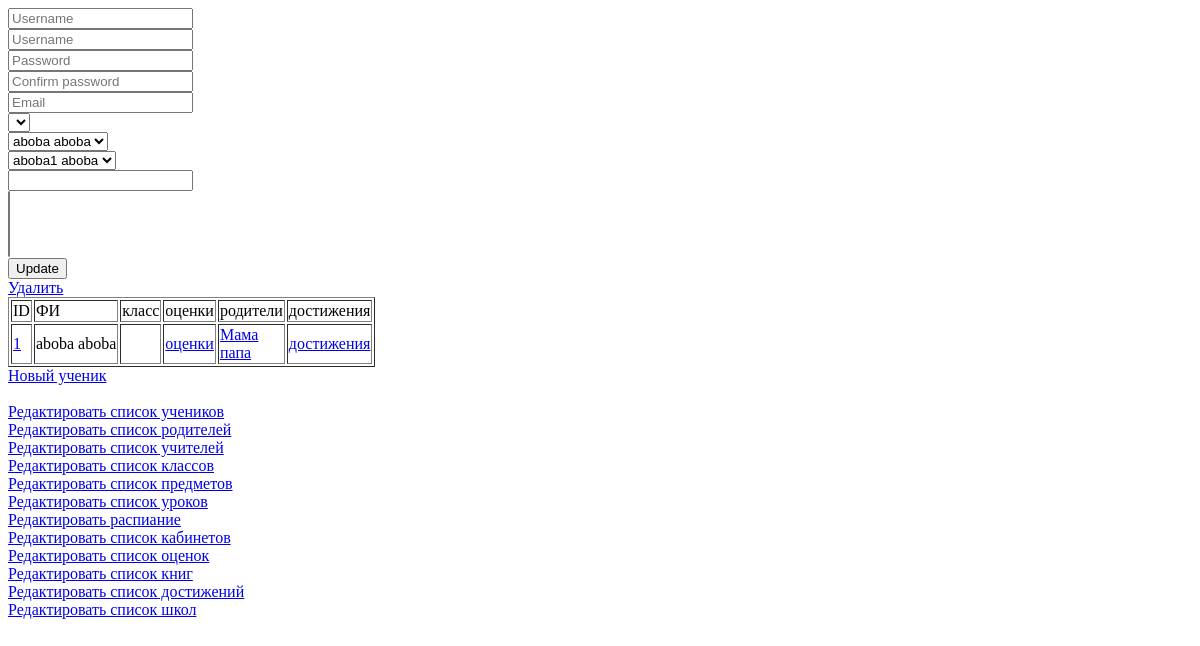
Page /admin_panel/students/1 (signed in) on the earlier database version.
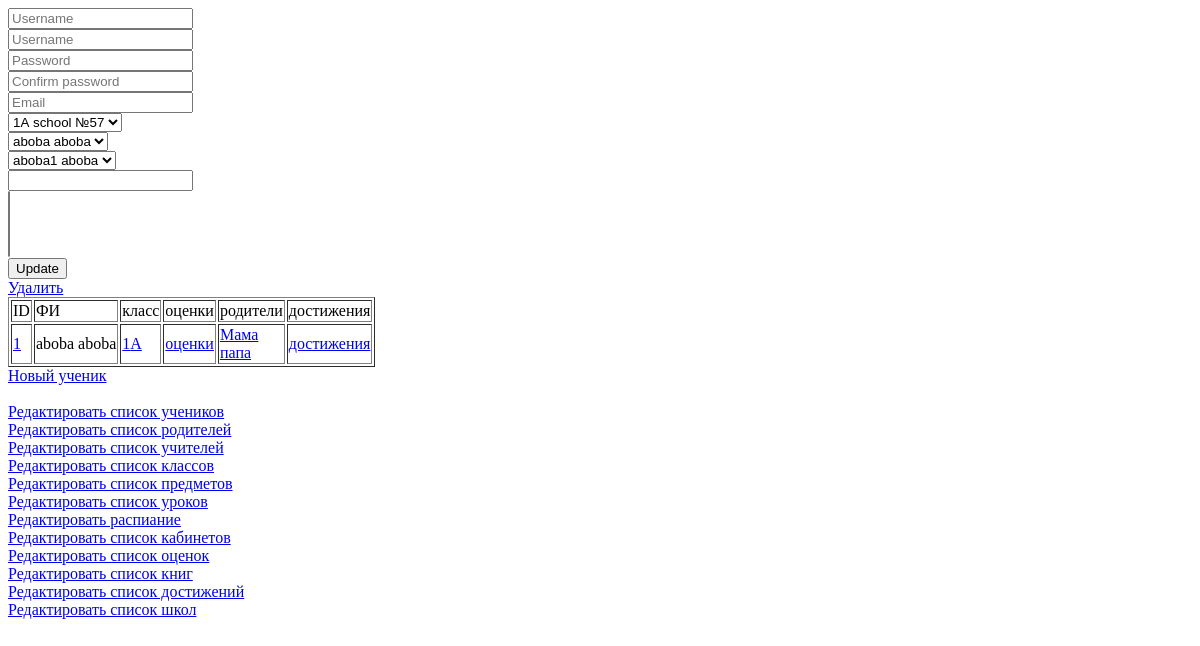
Same page on the later database version.
### app/models.py (models this page shows, shortened)
class Student(db.Model):
    id_ = sqlalchemy.Column(sqlalchemy.Integer, primary_key=True, autoincrement=True)
    user_id = sqlalchemy.Column(sqlalchemy.Integer, sqlalchemy.ForeignKey("user.id_"), nullable=False)
    class_id = sqlalchemy.Column(sqlalchemy.Integer, sqlalchemy.ForeignKey("class.id_"))
    mother_id = sqlalchemy.Column(sqlalchemy.Integer, sqlalchemy.ForeignKey("mother.id_"))
    father_id = sqlalchemy.Column(sqlalchemy.Integer, sqlalchemy.ForeignKey("father.id_"))
    score = sqlalchemy.Column(sqlalchemy.Integer, nullable=False, default=0)
    rates = orm.relationship("Rate", backref="student", lazy='dynamic')
    achievements = orm.relationship("Achievement", secondary=student_achievement, backref='students')

class User(db.Model, UserMixin):
    id_ = sqlalchemy.Column(sqlalchemy.Integer, primary_key=True, autoincrement=True)
    name = sqlalchemy.Column(sqlalchemy.String(32), nullable=False)
    surname = sqlalchemy.Column(sqlalchemy.String(32), nullable=False)
    password = sqlalchemy.Column(sqlalchemy.String(102), nullable=False)
    email = sqlalchemy.Column(sqlalchemy.String(255), unique=True)
    type = sqlalchemy.Column(sqlalchemy.Integer, nullable=False)
    students = db.relationship('Student', backref='student_user_data', lazy='dynamic')
    mothers = db.relationship('Mother', backref='mother_user_data', lazy='dynamic')
    fathers = db.relationship('Father', backref='father_user_data', lazy='dynamic')
    teachers = db.relationship('Teacher', backref='teacher_user_data', lazy='dynamic')
    admins = db.relationship('Admin', backref='admin_user_data', lazy='dynamic')
    def has_roles(self, *roles):
        if roles[0] == Role.Parent:
            if self.type == 1 or self.type == 2:
                return True
        elif int(roles[0]) == self.type:
            return True
        else:
            return False

class Class(db.Model):
    id_ = sqlalchemy.Column(sqlalchemy.Integer, primary_key=True, autoincrement=True)
    number = sqlalchemy.Column(sqlalchemy.Integer, nullable=False)
    symbol = sqlalchemy.Column(sqlalchemy.String(1), nullable=False)
    class_manager_id = sqlalchemy.Column(sqlalchemy.Integer, sqlalchemy.ForeignKey("teacher.id_"))
    timetable_id = sqlalchemy.Column(sqlalchemy.Integer, sqlalchemy.ForeignKey("timetable.id_"))
    school_id = sqlalchemy.Column(sqlalchemy.Integer, sqlalchemy.ForeignKey("school.id_"))
    students = orm.relationship('Student', backref='student_class_data', lazy='dynamic')
    lessons = orm.relationship('Lesson', backref='lesson_class_data', lazy='dynamic')
    def __repr__(self):
        return f"{self.number}{self.symbol} school №{self.school.number}"

### app/admin_panel.py (the view, shortened to what this page needs)
@application.route("/admin_panel/students/<id_>", methods=["GET", "POST"])
@roles_required(Role.Admin)
def admin_panel_students_update(id_):
    update_form = forms.AdminUpdateStudentForm()
    current_student = models.Student.query.filter_by(id_=id_).first()
    return render_template("admin/students.html", students=parse_filter(models.Student),
                           current_student=current_student, update_form=update_form)

### app/forms.py
class AdminUpdateStudentForm(AdminUpdateForm):
    class_id = QuerySelectField("Class", query_factory=partial(get_data, Class), validators=[Optional()])
    mother_id = QuerySelectField("Mother", query_factory=partial(get_data, Mother), validators=[Optional()])
    father_id = QuerySelectField("Father", query_factory=partial(get_data, Father), validators=[Optional()])
    score = IntegerField("Score", validators=[Optional()])
    achievements = QuerySelectMultipleField("Achievements", query_factory=partial(get_data, Achievement),
                                            validators=[Optional()])

### app/admin_panel.py (called while the page is built)
def parse_filter(class_):
    params = list(request.args.keys())
    if len(params) and hasattr(class_, params[0]):
        field = params[0]
        data = request.args[field]
        results = class_.query.filter_by(**{field: data})  # 'class_' is database model
        return results
    else:
        return class_.query.all()

### app/authorization.py (called while the page is built)
@loginManager.user_loader
def load_user(user_id):
    return models.User.query.get(int(user_id))

### app/forms.py (called while the page is built)
def get_data(class_):
    return class_.query.all()

### app/models.py (called while the page is built)
    def __repr__(self):
        return f"{self.mother_user_data.surname} {self.mother_user_data.name}"

### app/templates/admin/students.html (shortened to what this page needs)
{% extends "/admin/base.html" %}
{% block main %}
    <table border="1">
        <tr>
            <td>ID</td>
            <td>ФИ</td>
            <td>класс</td>
            <td>оценки</td>
            <td>родители</td>
            <td>достижения</td>
        </tr>
        {% for student in students %}
        <tr>
            <td>
                <a href="{{ url_for('admin_panel_students_update', id_=student.id_) }}">{{ student.id_ }}</a>
            </td>
            <td>{{ student.student_user_data.surname }} {{ student.student_user_data.name }}</td>
            <td><a href="{{ url_for('admin_panel_classes_update', id_=student.student_class_data.id_) }}">{{ student.student_class_data.number }}{{ student.student_class_data.symbol }}</a></td>
            <td>
                <a href="{{ url_for('admin_panel_rates', filter=student.id_, field='id_') }}">оценки</a>
            </td>
            <td>
                <a href="{{ url_for('admin_panel_mothers_update', id_=student.mother.id_) }}">Мама</a><br>
                <a href="{{ url_for('admin_panel_fathers_update', id_=student.father.id_) }}">папа</a>
            </td>
            <td>
                <a href="{{ url_for('admin_panel_students_achievements', id_=student.id_) }}">достижения</a>
            </td>
        </tr>
        {% endfor %}
    </table>
    <div>
        <a href="{{ url_for('admin_panel_students_new') }}">Новый ученик</a>
    </div>
{% endblock %}
{% block update %}
    {% if update_form is defined %}
        <form action="{{ url_for('admin_panel_students_update', id_=current_student.id_) }}" method="post">
            {{ update_form.name }}<br>
            {{ update_form.surname }}<br>
            {{ update_form.password }}<br>
            {{ update_form.password_check }}<br>
            {{ update_form.email }}<br>
            {{ update_form.class_id }}<br>
            {{ update_form.mother_id }}<br>
            {{ update_form.father_id }}<br>
            {{ update_form.score }}<br>
            {{ update_form.achievements }}<br>
            {{ update_form.submit }}
        </form>
        <a href="{{ url_for('admin_panel_students_remove', id_=current_student.id_) }}">Удалить</a>
    {% endif %}
{% endblock %}

Differences in the rows shown:
changed Student "aboba": student_class_data.number (not shown) → "1"; student_class_data.symbol (not shown) → "А"
Other differences:
form field class_id: (not shown) → "1А school №57"
